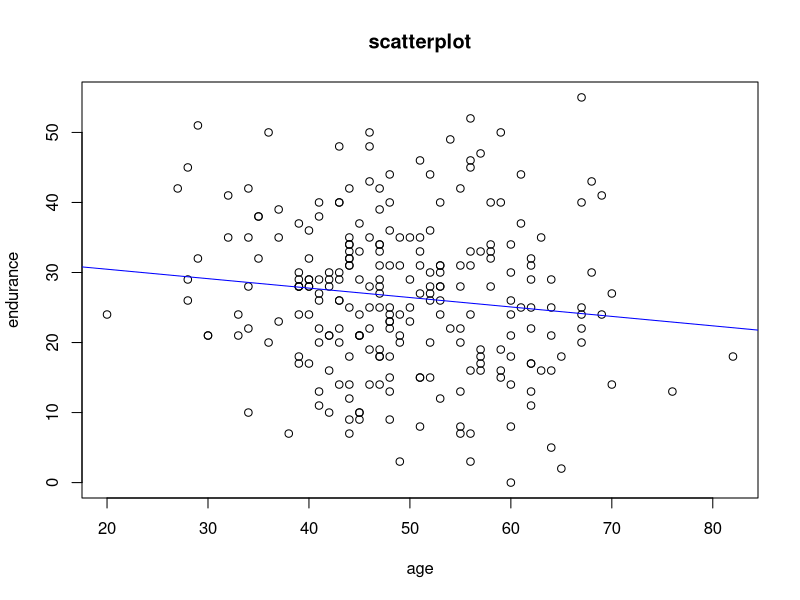
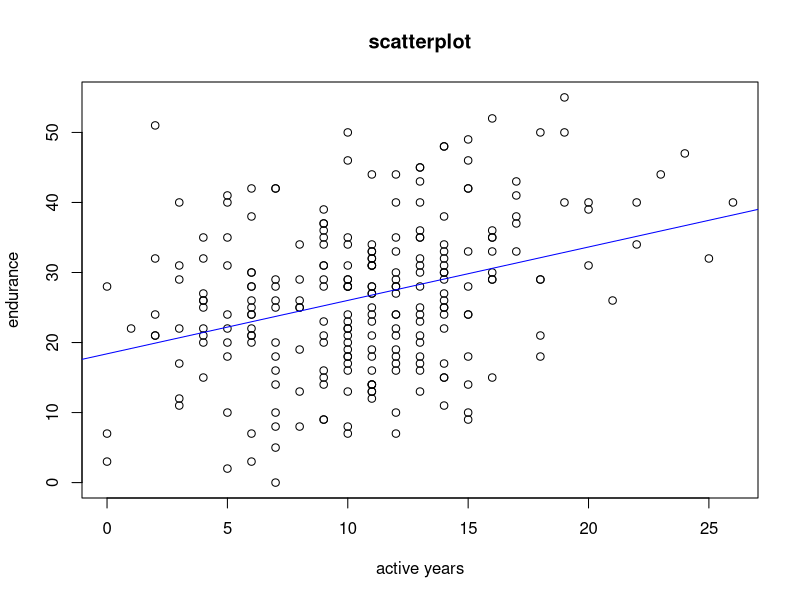

Source code (R) for these figures, in order:
# statistics one, lecture 9, example script
# multiple reguression analysis

library(psych)

endur <- read.table("supplemental_STATS1_EX_04.txt", header=T)

# Scatterplots
plot(endur$endurance ~ endur$age, main="scatterplot", ylab="endurance", xlab="age")
abline(lm(endur$endurance ~ endur$age), col="blue")

plot(endur$endurance ~ endur$activeyears, main="scatterplot", ylab="endurance", xlab="active years")
abline(lm(endur$endurance ~ endur$activeyears), col="blue")

# Regression analysis (unstandardised)
model1 = lm(endur$endurance ~ endur$age)
summary(model1)

model2 = lm(endur$endurance ~ endur$activeyears)
summary(model2)

model3 = lm(endur$endurance ~ endur$age + endur$activeyears)
summary(model3)

# Regression analysis (standardised)
model1.z = lm(scale(endur$endurance) ~ scale(endur$age))
summary(model1.z)

model2.z = lm(scale(endur$endurance) ~ scale(endur$activeyears))
summary(model2.z)

model3.z = lm(scale(endur$endurance) ~ scale(endur$age) + scale(endur$activeyears))
summary(model3.z)

# Model comparisons
comp1 = anova(model1.z, model3.z)
comp1
comp2 = anova(model2.z, model3.z)
comp2